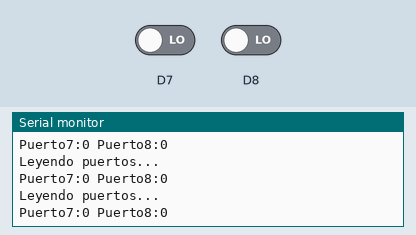
Recording of a sketch running on a simulated ESP8266 (NodeMCU). Parts: the last lines printed to the serial monitor. Inputs (shaded band) come from the test bench; at power-on: D7 LOW, D8 LOW.

Above: at 1.8 s.
1.9 s: D7 driven HIGH
At 2.4 s:
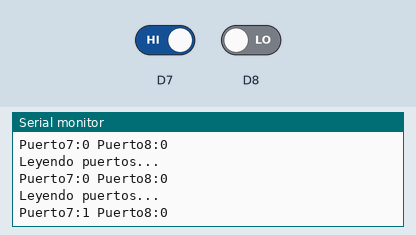
3.4 s: D8 driven HIGH
At 3.9 s:
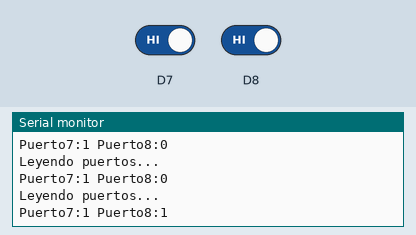
4.9 s: D7 driven LOW
At 5.4 s:
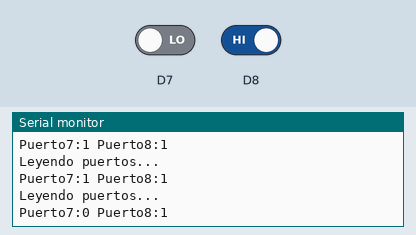

The sketch:

21072018_arduinouno_uns_inputs.ino
```cpp
int Cable0 = 0; //Cable conectado a 7
int Cable1 = 0; //Cable conectado a 8

void setup() {
  // put your setup code here, to run once:
  Serial.begin(9600);
  pinMode(D7, INPUT);
  pinMode(D8, INPUT);
}

void loop() {
  // put your main code here, to run repeatedly:
  Cable0 = digitalRead(D7);
  Cable1 = digitalRead(D8);
  Serial.println("Leyendo puertos...");
  Serial.print("Puerto7:");
  Serial.print(Cable0, DEC);
  Serial.print(" Puerto8:");
  Serial.println(Cable1, DEC);
  delay(500);
}
```

Measured:
- after the input at 1.9 s, the serial monitor: prints a new line after 0.10 s (image 1)
- after the input at 3.4 s, the serial monitor: prints a new line after 0.10 s (image 2)
- after the input at 4.9 s, the serial monitor: prints a new line after 0.10 s (image 3)
